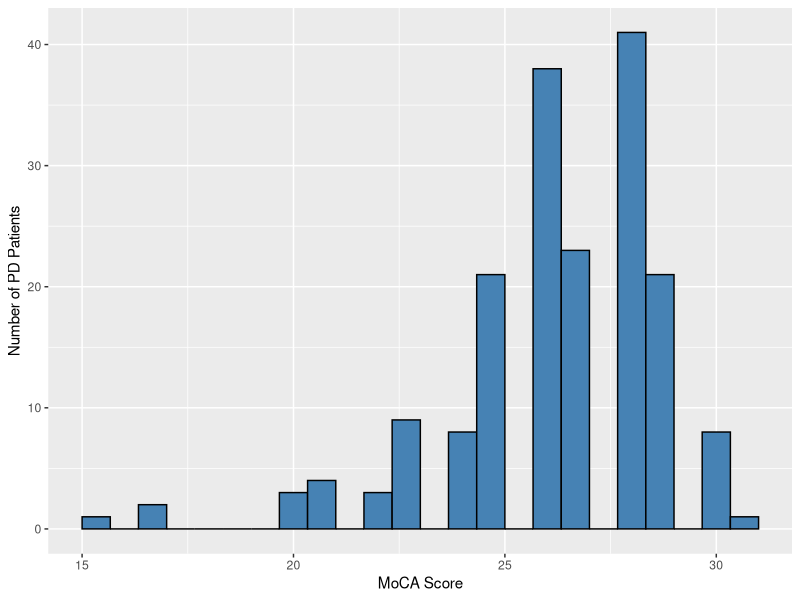

This chart was generated by the following R code:
## ---- chunk 1
library(tidyverse)
library(ggplot2)

## ---- chunk 2
# Load in the filtered and wrangled Parkinson's metadata
parkinsons_metadata_filt_cat = read.csv("../Datasets/Metadata/parkinsons_metadata_filt_cat.csv", row.names = 1)

parkinsons_metadata_filt_cat_moca_low = parkinsons_metadata_filt_cat %>% 
  filter(moca_total < 26) %>% 
  nrow() # 51 PD patients

## ---- chunk 3
moca_histogram = ggplot(parkinsons_metadata_filt_cat, aes(x = moca_total)) +
  geom_histogram(bins = 25, fill = "steelblue", color = "black") +
  labs(x = "MoCA Score", y = "Number of PD Patients")
moca_histogram
